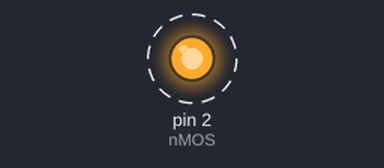
A sketch run on a simulated Arduino Uno, built with avr-gcc and run on an emulated ATmega328P. On the bench: output pins drawn as LEDs (lit = HIGH). Dashed ring = blinking.

Above: at 0.2 s.
Timing chart, 0 to 3.0 s (numbered marks = the images above):
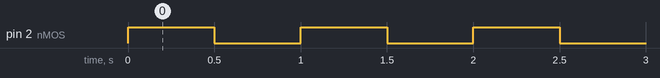

Measured:
- by itself, pin 2 (nMOS): alternates HIGH for 0.50 s and LOW for 0.50 s

The sketch:

mosfetSwitch.ino
```cpp
const int nMOS = 2;

void setup() {
  pinMode(nMOS, OUTPUT);

}

void loop() {
  digitalWrite(nMOS, HIGH);
  delay(500);
  digitalWrite(nMOS, LOW);
  delay(500);

}
```
